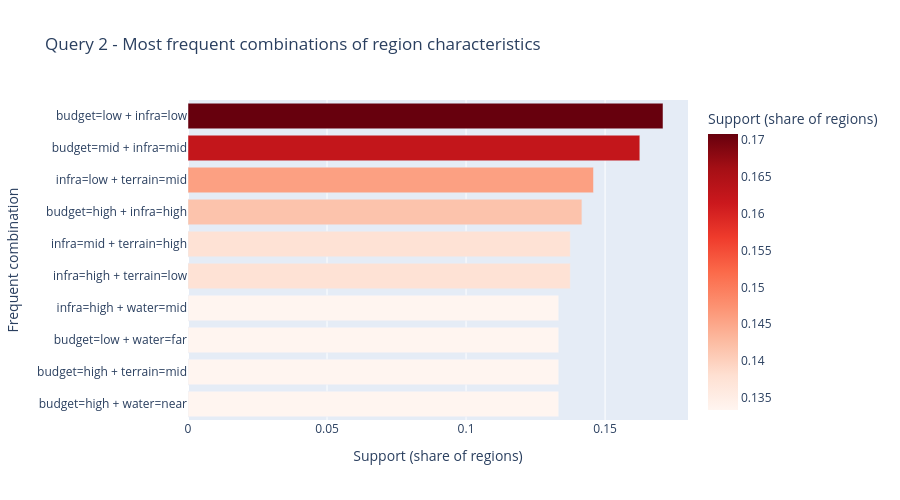

The notebook cell saved with this chart:
### Code cell
# Call Query 2 on the master dataframe and display the result
fig_q2 = query2_pattern_mining(master)
fig_q2.show()

### Figure 1 — Plotly figure (JSON) as saved in the notebook; plotly's stock layout.template omitted (floating-point values rounded to 4 significant figures)
{"data": [{"hovertemplate": "Support (share of regions)=%{marker.color}<br>Frequent combination=%{y}<extra></extra>", "legendgroup": "", "marker": {"color": [0.1333, 0.1333, 0.1333, 0.1333, 0.1375, 0.1375, 0.1417, 0.1458, 0.1625, 0.1708], "coloraxis": "coloraxis", "pattern": {"shape": ""}}, "name": "", "orientation": "h", "showlegend": false, "textposition": "auto", "type": "bar", "x": [0.1333, 0.1333, 0.1333, 0.1333, 0.1375, 0.1375, 0.1417, 0.1458, 0.1625, 0.1708], "xaxis": "x", "y": ["budget=high + water=near", "budget=high + terrain=mid", "budget=low + water=far", "infra=high + water=mid", "infra=high + terrain=low", "infra=mid + terrain=high", "budget=high + infra=high", "infra=low + terrain=mid", "budget=mid + infra=mid", "budget=low + infra=low"], "yaxis": "y"}], "layout": {"barmode": "relative", "coloraxis": {"colorbar": {"title": {"text": "Support (share of regions)"}}, "colorscale": [[0, "rgb(255,245,240)"], [0.125, "rgb(254,224,210)"], [0.25, "rgb(252,187,161)"], [0.375, "rgb(252,146,114)"], [0.5, "rgb(251,106,74)"], [0.625, "rgb(239,59,44)"], [0.75, "rgb(203,24,29)"], [0.875, "rgb(165,15,21)"], [1, "rgb(103,0,13)"]]}, "height": 500, "legend": {"tracegroupgap": 0}, "title": {"text": "Query 2 - Most frequent combinations of region characteristics"}, "xaxis": {"anchor": "y", "domain": [0, 1], "title": {"text": "Support (share of regions)"}}, "yaxis": {"anchor": "x", "categoryorder": "total ascending", "domain": [0, 1], "title": {"text": "Frequent combination"}}}}
